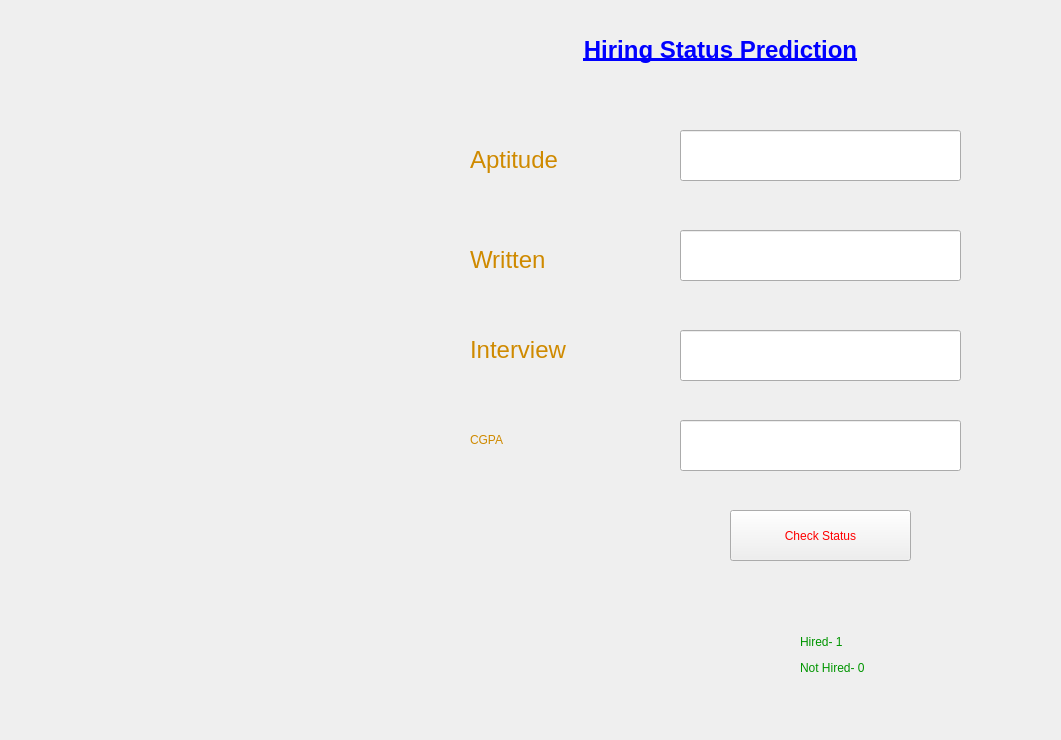
<?xml version="1.0" encoding="UTF-8"?>
<ui version="4.0">
 <class>Form</class>
 <widget class="QWidget" name="Form">
  <property name="geometry">
   <rect>
    <x>0</x>
    <y>0</y>
    <width>1061</width>
    <height>740</height>
   </rect>
  </property>
  <property name="windowTitle">
   <string>Hiring_Status</string>
  </property>
  <widget class="QLabel" name="label">
   <property name="geometry">
    <rect>
     <x>-40</x>
     <y>0</y>
     <width>1101</width>
     <height>831</height>
    </rect>
   </property>
   <property name="styleSheet">
    <string notr="true">font: 75 16pt &quot;Comic Sans MS&quot;;color:rgb(208, 139, 0)</string>
   </property>
   <property name="text">
    <string/>
   </property>
   <property name="pixmap">
    <pixmap>hired.jpg</pixmap>
   </property>
   <property name="scaledContents">
    <bool>true</bool>
   </property>
  </widget>
  <widget class="QLabel" name="label_2">
   <property name="geometry">
    <rect>
     <x>530</x>
     <y>20</y>
     <width>381</width>
     <height>61</height>
    </rect>
   </property>
   <property name="text">
    <string>&lt;html&gt;&lt;head/&gt;&lt;body&gt;&lt;p align=&quot;center&quot;&gt;&lt;span style=&quot; font-size:18pt; font-weight:600; text-decoration: underline; color:#0000ff;&quot;&gt;Hiring Status Prediction&lt;/span&gt;&lt;/p&gt;&lt;/body&gt;&lt;/html&gt;</string>
   </property>
  </widget>
  <widget class="QLabel" name="label_3">
   <property name="geometry">
    <rect>
     <x>470</x>
     <y>130</y>
     <width>131</width>
     <height>61</height>
    </rect>
   </property>
   <property name="styleSheet">
    <string notr="true">font: 75 16pt &quot;Comic Sans MS&quot;;color:rgb(207, 138, 0)</string>
   </property>
   <property name="text">
    <string>&lt;html&gt;&lt;head/&gt;&lt;body&gt;&lt;p&gt;&lt;span style=&quot; font-size:18pt;&quot;&gt;Aptitude&lt;/span&gt;&lt;/p&gt;&lt;/body&gt;&lt;/html&gt;</string>
   </property>
  </widget>
  <widget class="QLabel" name="label_4">
   <property name="geometry">
    <rect>
     <x>470</x>
     <y>230</y>
     <width>131</width>
     <height>61</height>
    </rect>
   </property>
   <property name="styleSheet">
    <string notr="true">font: 75 16pt &quot;Comic Sans MS&quot;;color:rgb(207, 138, 0)</string>
   </property>
   <property name="text">
    <string>&lt;html&gt;&lt;head/&gt;&lt;body&gt;&lt;p&gt;&lt;span style=&quot; font-size:18pt;&quot;&gt;Written&lt;/span&gt;&lt;/p&gt;&lt;/body&gt;&lt;/html&gt;</string>
   </property>
  </widget>
  <widget class="QLabel" name="label_5">
   <property name="geometry">
    <rect>
     <x>470</x>
     <y>320</y>
     <width>141</width>
     <height>61</height>
    </rect>
   </property>
   <property name="styleSheet">
    <string notr="true">font: 75 16pt &quot;Comic Sans MS&quot;;color:rgb(207, 138, 0)</string>
   </property>
   <property name="text">
    <string>&lt;html&gt;&lt;head/&gt;&lt;body&gt;&lt;p&gt;&lt;span style=&quot; font-size:18pt;&quot;&gt;Interview&lt;/span&gt;&lt;/p&gt;&lt;/body&gt;&lt;/html&gt;</string>
   </property>
  </widget>
  <widget class="QLabel" name="label_6">
   <property name="geometry">
    <rect>
     <x>470</x>
     <y>410</y>
     <width>141</width>
     <height>61</height>
    </rect>
   </property>
   <property name="styleSheet">
    <string notr="true">font: 75 16pt &quot;Comic Sans MS&quot;;color:rgb(207, 138, 0)</string>
   </property>
   <property name="text">
    <string>&lt;html&gt;&lt;head/&gt;&lt;body&gt;&lt;p&gt;CGPA&lt;/p&gt;&lt;/body&gt;&lt;/html&gt;</string>
   </property>
  </widget>
  <widget class="QLineEdit" name="aptitude">
   <property name="geometry">
    <rect>
     <x>680</x>
     <y>130</y>
     <width>281</width>
     <height>51</height>
    </rect>
   </property>
   <property name="styleSheet">
    <string notr="true">font: 75 italic 16pt &quot;Comic Sans MS&quot;;color:rgb(0, 85, 127)</string>
   </property>
  </widget>
  <widget class="QLineEdit" name="written">
   <property name="geometry">
    <rect>
     <x>680</x>
     <y>230</y>
     <width>281</width>
     <height>51</height>
    </rect>
   </property>
   <property name="styleSheet">
    <string notr="true">font: 75 italic 16pt &quot;Comic Sans MS&quot;;color:rgb(0, 85, 127)</string>
   </property>
  </widget>
  <widget class="QLineEdit" name="interview">
   <property name="geometry">
    <rect>
     <x>680</x>
     <y>330</y>
     <width>281</width>
     <height>51</height>
    </rect>
   </property>
   <property name="styleSheet">
    <string notr="true">font: 75 italic 16pt &quot;Comic Sans MS&quot;;color:rgb(0, 85, 127)</string>
   </property>
  </widget>
  <widget class="QLineEdit" name="cgpa">
   <property name="geometry">
    <rect>
     <x>680</x>
     <y>420</y>
     <width>281</width>
     <height>51</height>
    </rect>
   </property>
   <property name="styleSheet">
    <string notr="true">font: 75 italic 16pt &quot;Comic Sans MS&quot;;color:rgb(0, 85, 127)</string>
   </property>
  </widget>
  <widget class="QPushButton" name="check">
   <property name="geometry">
    <rect>
     <x>730</x>
     <y>510</y>
     <width>181</width>
     <height>51</height>
    </rect>
   </property>
   <property name="styleSheet">
    <string notr="true">font: 75 18pt &quot;Times New Roman&quot;;color:rgb(255, 0, 0)</string>
   </property>
   <property name="text">
    <string>Check Status</string>
   </property>
  </widget>
  <widget class="QLabel" name="label_7">
   <property name="geometry">
    <rect>
     <x>800</x>
     <y>610</y>
     <width>161</width>
     <height>91</height>
    </rect>
   </property>
   <property name="styleSheet">
    <string notr="true">font: 75 18pt &quot;MS Shell Dlg 2&quot;;color:rgb(0, 149, 0)</string>
   </property>
   <property name="text">
    <string>&lt;html&gt;&lt;head/&gt;&lt;body&gt;&lt;p&gt;Hired- 1&lt;/p&gt;&lt;p&gt;Not Hired- 0&lt;/p&gt;&lt;/body&gt;&lt;/html&gt;</string>
   </property>
  </widget>
  <widget class="QLabel" name="label_8">
   <property name="geometry">
    <rect>
     <x>590</x>
     <y>620</y>
     <width>131</width>
     <height>81</height>
    </rect>
   </property>
   <property name="text">
    <string/>
   </property>
   <property name="pixmap">
    <pixmap>status.jpg</pixmap>
   </property>
   <property name="scaledContents">
    <bool>true</bool>
   </property>
  </widget>
  <widget class="QLabel" name="display">
   <property name="geometry">
    <rect>
     <x>590</x>
     <y>620</y>
     <width>131</width>
     <height>81</height>
    </rect>
   </property>
   <property name="text">
    <string>&lt;html&gt;&lt;head/&gt;&lt;body&gt;&lt;p align=&quot;center&quot;&gt;&lt;br/&gt;&lt;/p&gt;&lt;/body&gt;&lt;/html&gt;</string>
   </property>
  </widget>
 </widget>
 <resources/>
 <connections/>
</ui>
